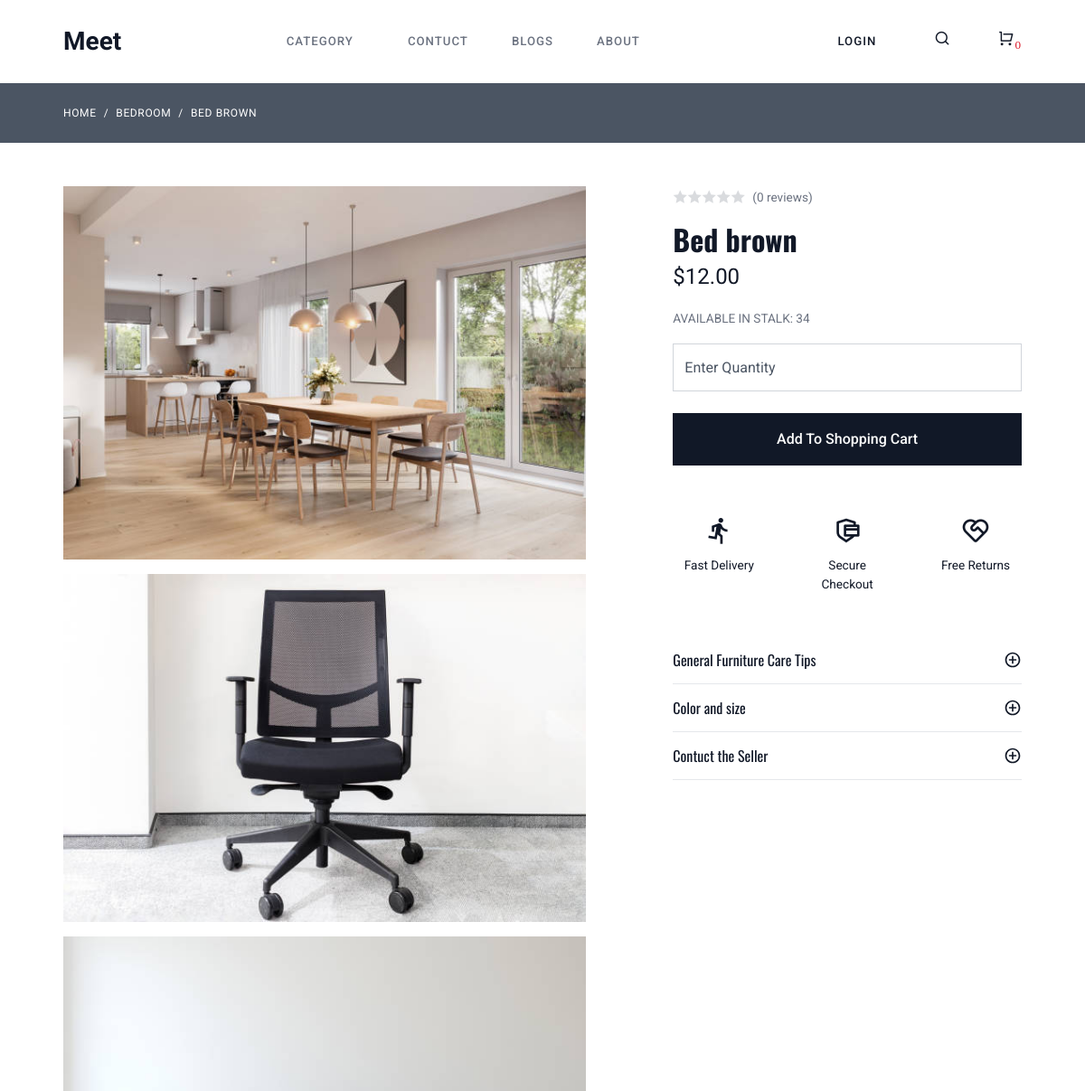
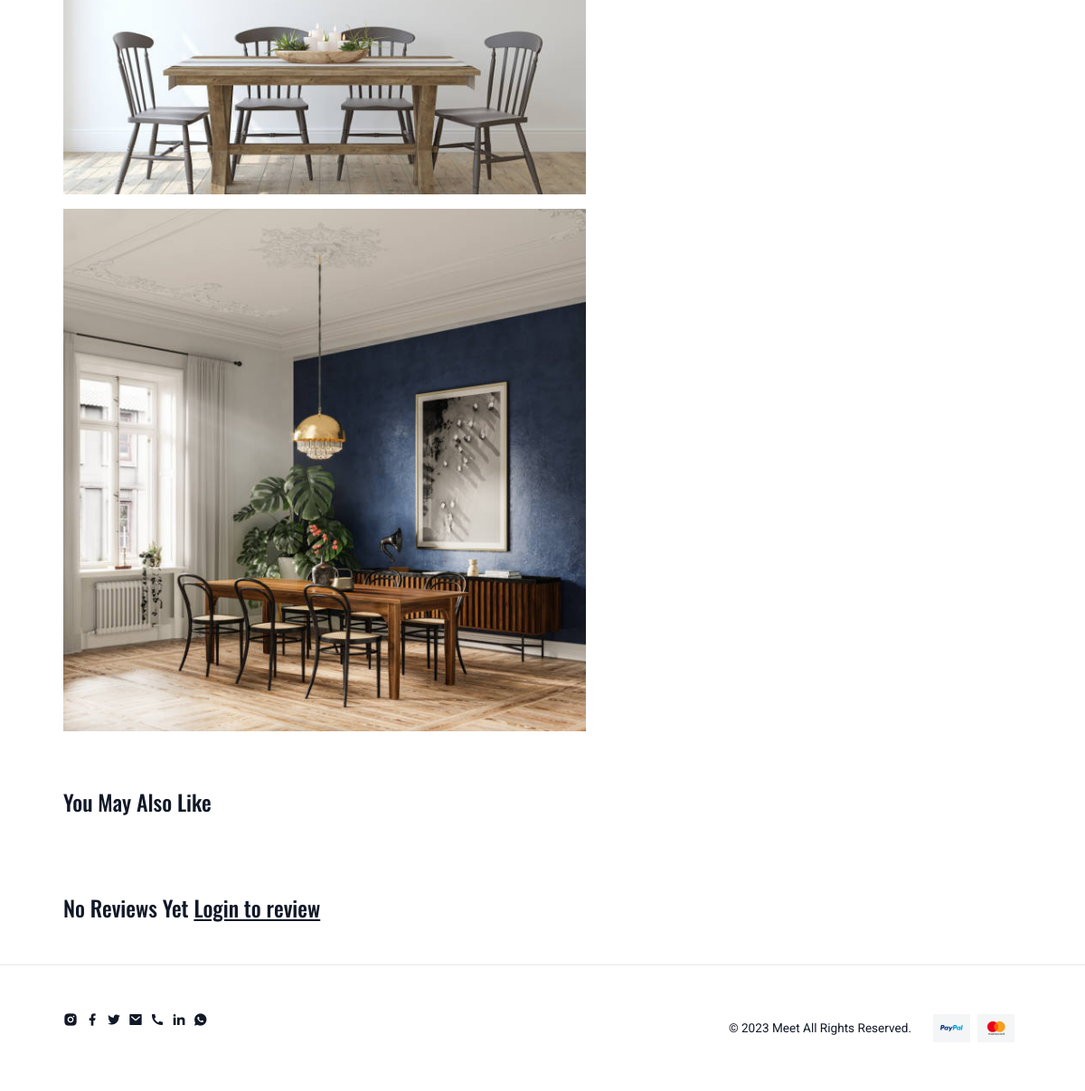
The page /category/Dining/2 on the database as committed earlier (2 pictures, top to bottom).
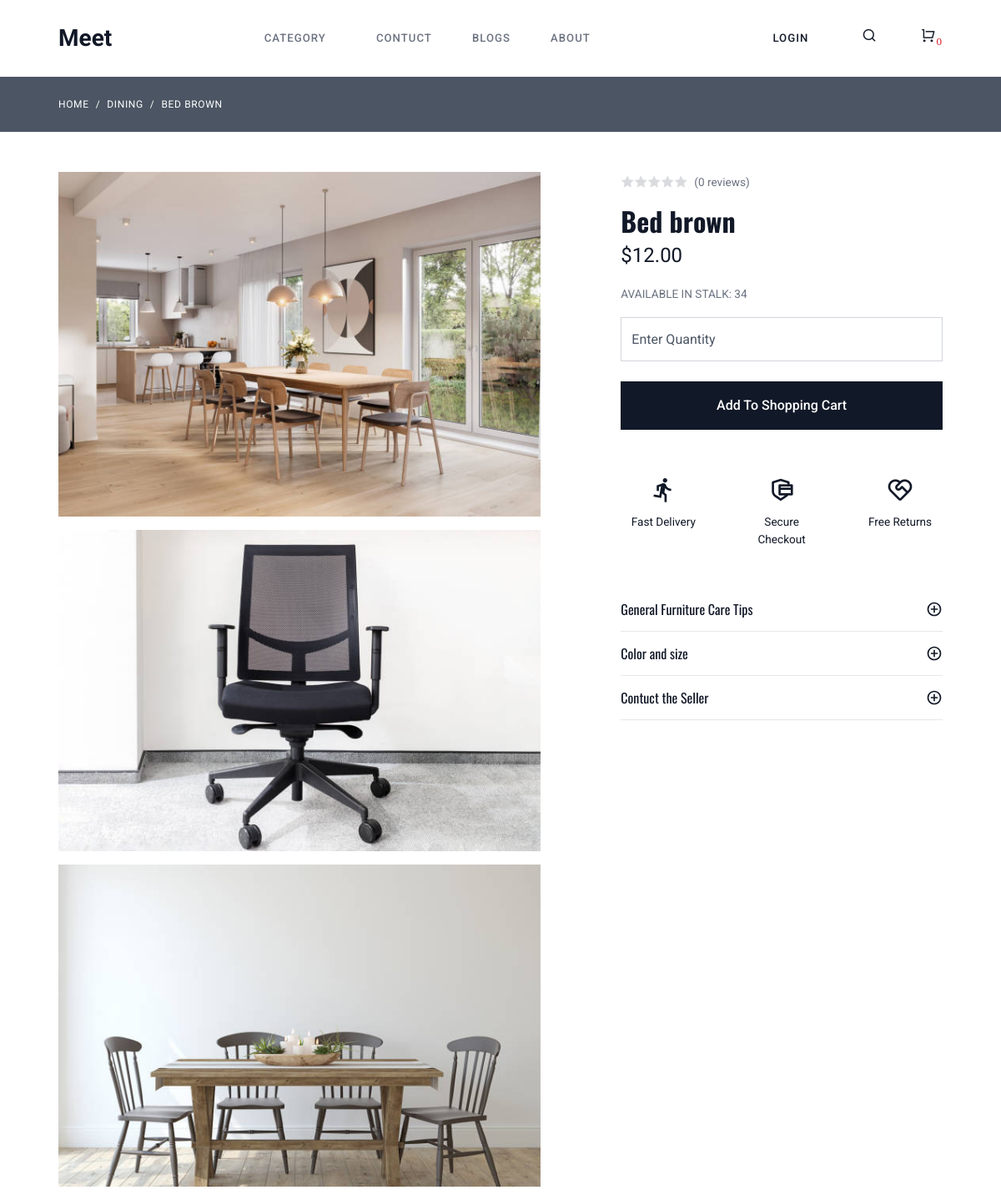
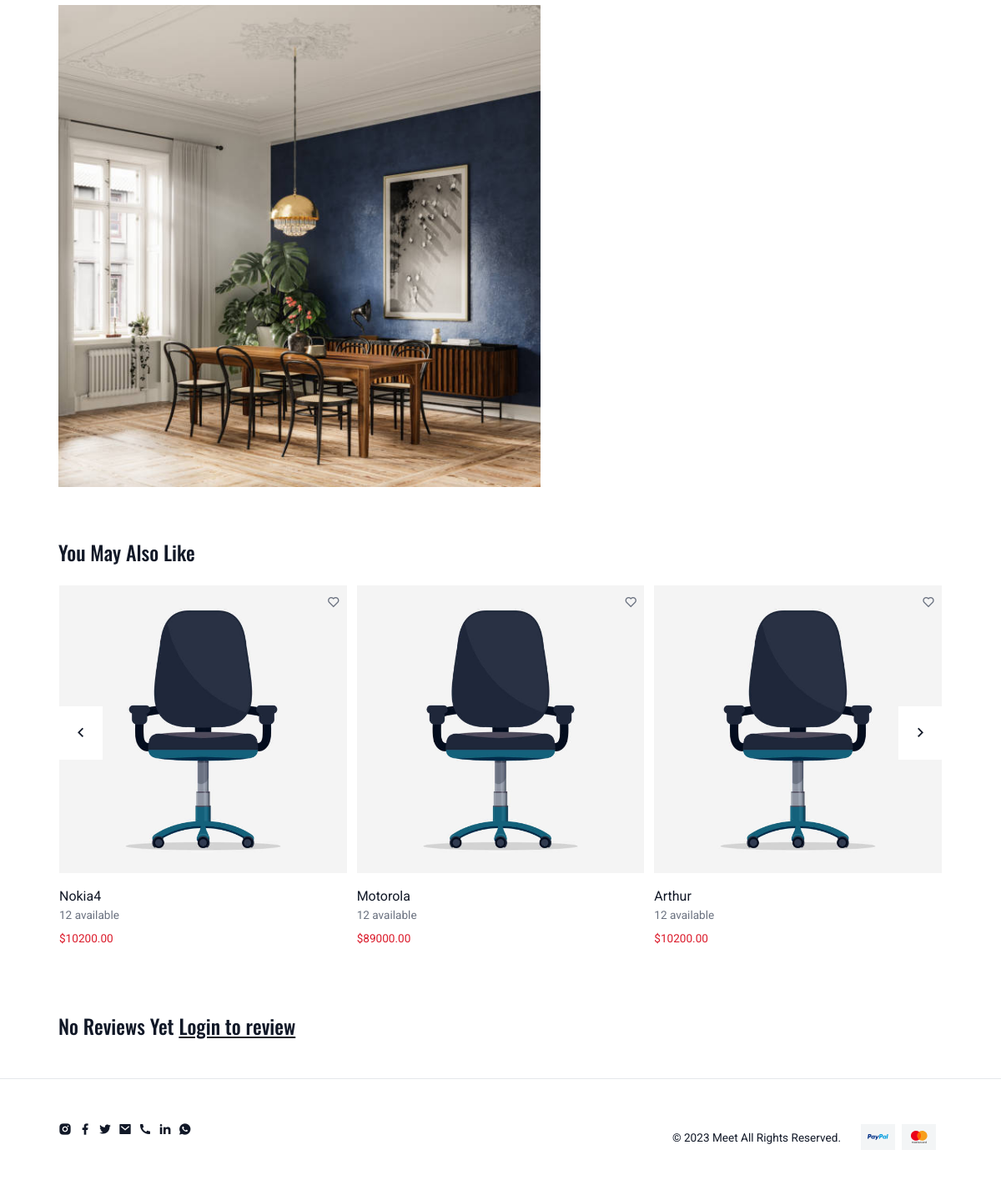
The same page on the database as committed later (2 pictures, top to bottom).
### administrator/models.py (models this page shows, shortened)
class Item(models.Model):
    title = models.CharField(max_length=100, unique=True)
    description = models.ManyToManyField(Description, blank=True)
    img=models.ForeignKey(ItemImg, on_delete=models.CASCADE)
    price=models.DecimalField(max_digits=10, decimal_places=2)
    price2=models.DecimalField(max_digits=10, decimal_places=2, blank=True)
    category=models.ManyToManyField(Category, blank=True)
    trending=models.CharField(max_length=5, choices=TRUE_FALSE, null=True)
    available=models.IntegerField()
    offer=models.CharField(max_length=5, choices=TRUE_FALSE, default='False')
    outofstalk=models.CharField(max_length=5, choices=TRUE_FALSE,default="False")
    size=models.ManyToManyField(Sizes, blank=True)

class Category(models.Model):
    title=models.CharField(max_length=100, unique=True)
    description=models.TextField(max_length=100, blank=True, null=True)
    img=models.ImageField(upload_to='category/')
    def __str__(self):
        return self.title

class Description(models.Model):
    title=models.CharField(max_length=100)
    body=models.CharField(max_length=1000)

class ItemImg(models.Model):
    title=models.CharField(max_length=100)
    img=models.ImageField(upload_to='uploads/prouct')
    img1=models.ImageField(upload_to='uploads/prouct', null=True, blank=True)
    img2=models.ImageField(upload_to='uploads/prouct', null=True, blank=True)
    img3=models.ImageField(upload_to='uploads/prouct', null=True, blank=True)

### clients/views.py (the view)
# urls.py: path('category/<str:category>/<str:id>', views.product_more, name="Product More Details"),
def product_more(request, category, id):
    product=get_object_or_404(Item,id=id)
    next=request.META['PATH_INFO']
    if request.method== 'POST':
        if request.user.is_authenticated:
            title=request.POST['title']
            star=request.POST['stars']
            if star>'0' and star<='5':
                stars=star
            else:
                stars=5
            body=request.POST['body']
            revi, created=Review.objects.get_or_create(user=request.user,item=product )
            revi.title=title
            revi.stars = stars
            revi.text=body
            revi.save()
            messages.success(request, 'Thank you for submitting you review')
            return redirect(next)
        else:
            return redirect(f'/login?next={next}')
    else:
        category_1=Category.objects.get(title=category)
        related=Item.objects.filter(category=category_1).exclude(id=id)[:12]
        review = Review.objects.filter(item=Item(id=id))
        total_review=review.count()
        try:
            token=request.COOKIES.get('cart_cookie')
            cart_token=CartToken.objects.get(token=token)
            cart=Cart.objects.get(token=cart_token,item=Item(id=id) )
            mycart=cart.qty
        except:
            mycart=''
        r1=Review.objects.filter(Q(stars__gte=1,stars__lt=2 ), item=product).count()
        r2=Review.objects.filter(Q(stars__gte=2,stars__lt=3 ), item=product).count()
        r3=Review.objects.filter(Q(stars__gte=3,stars__lt=4 ), item=product).count()
        r4=Review.objects.filter(Q(stars__gte=4,stars__lt=5 ), item=product).count()
        r5=Review.objects.filter(stars=5, item=product).count()
        try:
            review_each=[{'r':r1, 'count':1, 'p':r1/total_review*100}, {'r':r2, 'count':2, 'p':r2/total_review*100}, {'r':r3, 'count':3, 'p':r3/total_review*100}, {'r':r4, 'count':4, 'p':r4/total_review*100}, {'r':r5, 'count':5, 'p':r5/total_review*100}]
        except:
            review_each=None
        try:
            total_stars=review.aggregate(Sum('stars'))
            total_stars=round(total_stars['stars__sum']/total_review, 1)
            if not total_stars:
                total_stars=0
        except:
            total_stars=0
        context={
            'product':product,
            'related': related,
            'review':review[:10],
            'total_stars':total_stars,
            'review_each':review_each,
            'mycart':mycart
        }
        return render(request, 'clients/product_more.html', context)

### clients/templatetags/filters.py (called while the page is built)
@register.filter(name='rating_stars')
def rating_stars(rating):
    full_stars = int(rating)
    half_stars = float(rating) % 1 >= 0.5
    empty_stars = 5 - full_stars - half_stars
    return f"<i class='ri-star-fill text-dark mr-1'></i>"*full_stars + f"<i class='ri-star-half-fill text-dark mr-1'></i>"*half_stars +f"<i class='ri-star-fill mr-1 text-muted opacity-25'></i>"*empty_stars

### templates/clients/product_more.html (shortened to what the changed rows need)
{% extends 'clients/base.html' %}
{% load static %}
{% load filters %}
{%block body%}
<section class="mt-0 ">
    {%include './breadcrumb.html' %}
    <div class="container-fluid mt-5">
        <div class="row g-9" data-sticky-container>
            <div class="col-12 col-md-6 col-xl-7">
                <div class="row g-3" data-aos="fade-right">
                    <div class="col-12">
                        <picture>
                            <img class="img-fluid" data-zoomable src="/media/{{product.img.img}}" alt="">
                        </picture>
                    </div>
                    <div class="col-12">
                        <picture>
                            <img class="img-fluid" data-zoomable src="/media/{{product.img.img1}}" alt="">
                        </picture>
                    </div>
                    <div class="col-12">
                        <picture>
                            <img class="img-fluid" data-zoomable src="/media/{{product.img.img2}}" alt="">
                        </picture>
                    </div>
                    <div class="col-12">
                        <picture>
                            <img class="img-fluid" data-zoomable src="/media/{{product.img.img3}}" alt="">
                        </picture>
                    </div>
                </div>
            </div>
            <div class="col-12 col-md-6 col-lg-5">
                <div class="sticky-top top-5">
                    <div class="pb-3" data-aos="fade-in">
                        <div class="d-flex align-items-center mb-3">
                            <div class="d-flex justify-content-start align-items-center disable-child-pointer cursor-pointer"
                                data-pixr-scrollto data-target=".reviews">
                            </div>
                        </div>
                        <h1 class="mb-1 fs-2 fw-bold">{{product.title}}</h1>
                        <div class="d-flex justify-content-between align-items-center">
                            <p class="fs-4 m-0">${{product.price}}</p>
                        </div>
                        <div class="my-3 text-uppercase  text-muted">
                            <small>Available in stalk: {{product.available}}</small>
                        </div>
                        <div class="input-group mb-0">
                            <input type="number" min="1" max="{{product.available}}" id="cart-qty" value="{{mycart}}"
                                class="form-control" placeholder="Enter Quantity">
                        </div>
                        <button class="btn btn-dark w-100 mt-4 mb-0 hover-lift-sm hover-boxshadow" id="cart-btn"
                            onclick="atom('{{product.id}}')">Add To Shopping Cart</button>
                        <div class="my-5">
                            <div class="row">
                            </div>
                        </div>
                        <div class="accordion" id="accordionProduct">
                            {%if product.description %}
                            {%for desc in product.description.all%}
                            <div class="accordion-item">
                                <h2 class="accordion-header" id="heading{{desc.id}}">
                                    <button class="accordion-button collapsed" type="button" data-bs-toggle="collapse"
                                        data-bs-target="#collapse{{desc.id}}" aria-expanded="false"
                                        aria-controls="collapse{{desc.id}}">
                                        {{desc.title}}
                                    </button>
                                </h2>
                            </div>
                            {%endfor%}
                            {%endif%}
                            <div class="accordion-item">
                                <h2 class="accordion-header" id="headingc">
                                    <button class="accordion-button collapsed" type="button" data-bs-toggle="collapse"
                                        data-bs-target="#collapsec" aria-expanded="false" aria-controls="collapsec">
                                        Contuct the Seller
                                    </button>
                                </h2>
                            </div>
                        </div>
                    </div>
                </div>
            </div>
        </div>
        <div class="row g-0">
            {%include './related.html'%}
        </div>
</section>
{%endblock%}

### templates/clients/breadcrumb.html
<div class="bg-secondary py-4">
    <div class="container-fluid">
        <nav class="m-0" aria-label="breadcrumb">
            <ol class="breadcrumb m-0">
              <li class="breadcrumb-item breadcrumb-light"><a href="/">Home</a></li>
              <li class="breadcrumb-item breadcrumb-light"><a href="/category/{{product.category.first}}">{{product.category.first}} </a></li>
              <li class="breadcrumb-item  breadcrumb-light active" aria-current="page">{{product.title}}</li>
            </ol>
        </nav>
      </div>
</div>

### templates/clients/related.html (shortened to what this page needs)
<div class="col-12" data-aos="fade-up">
    <h3 class="fs-4 fw-bolder mt-7 mb-4">You May Also Like</h3>
    <div class="swiper-container" data-swiper data-options='{
        "spaceBetween": 10,
        "loop": true,
        "autoplay": {
          "delay": 5000,
          "disableOnInteraction": false
        },
        "navigation": {
          "nextEl": ".swiper-next",
          "prevEl": ".swiper-prev"
        },
        "breakpoints": {
          "600": {
            "slidesPerView": 2
          },
          "1024": {
            "slidesPerView": 3
          },
          "1400": {
            "slidesPerView": 4
          }
        }
      }'>
      <div class="swiper-wrapper">
        {%for relateds in related %}
            <div class="swiper-slide">
              <div class="card border border-transparent position-relative overflow-hidden h-100 transparent">
                  <div class="card-img position-relative">
                      <span class="position-absolute top-0 end-0 p-2 z-index-20 text-muted"><i class="ri-heart-line"></i></span>
                      <picture class="position-relative overflow-hidden d-block bg-light">
                          <img class="w-100 img-fluid position-relative z-index-10" title="" src="/media/{{relateds.img.img}}" alt="">
                      </picture>
                          <div class="position-absolute start-0 bottom-0 end-0 z-index-20 p-2">
                          </div>
                  </div>
                  <div class="card-body px-0">
                      <a class="text-decoration-none link-cover" href="/category/{{relateds.category.first}}/{{relateds.id}}">{{relateds.title}}</a>
                      <small class="text-muted d-block">{{relateds.available}} available</small>
                              <p class="mt-2 mb-0 small"> {%if relateds.offer == 'True' %} <s class="text-muted">${{relateds.price2}}</s>{%endif%} <span class="text-danger">${{relateds.price}}</span></p>
                  </div>
              </div>
            </div>
            {%endfor%}
      </div>
      <div
        class="swiper-prev top-50  start-0 z-index-30 cursor-pointer transition-all bg-white px-3 py-4 position-absolute z-index-30 top-50 start-0 mt-n8 d-flex justify-content-center align-items-center opacity-50-hover">
        <i class="ri-arrow-left-s-line ri-lg"></i></div>
      <div
        class="swiper-next top-50 end-0 z-index-30 cursor-pointer transition-all bg-white px-3 py-4 position-absolute z-index-30 top-50 end-0 mt-n8 d-flex justify-content-center align-items-center opacity-50-hover">
        <i class="ri-arrow-right-s-line ri-lg"></i></div>
    </div>
</div>

Rows that differ between the two databases and show on the page:
computed for Item "Bed brown": category.first "BEDROOM" → "DINING"
added Item: img.img (picture), title "Nokia4", available "12", price "10200.00"
added Item: img.img (picture), title "Motorola", available "12", price "89000.00"
added Item: img.img (picture), title "Arthur", available "12", price "10200.00"
